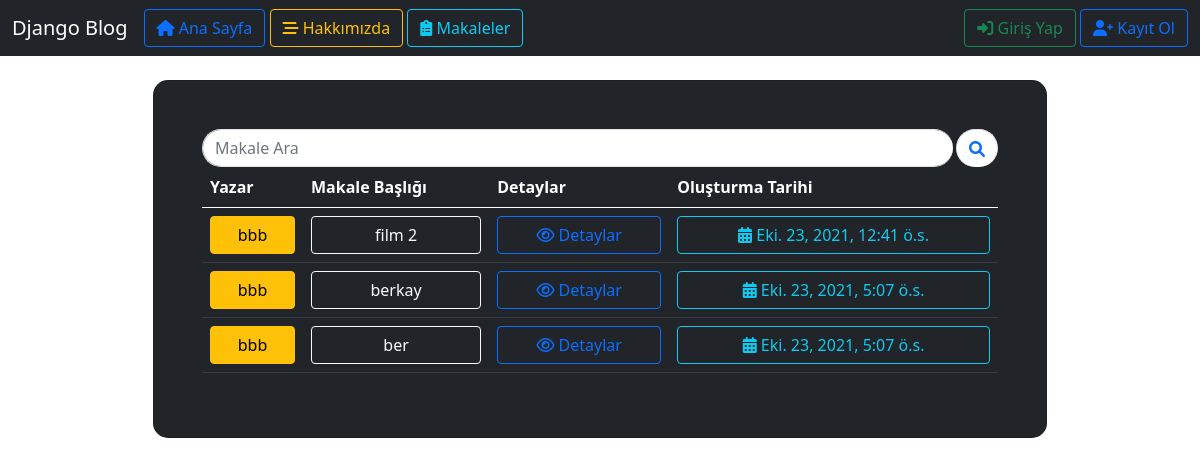
Page /articles/categorie/1 on the committed database.
### article/models.py (models this page shows, shortened)
class Article(models.Model):
    author     = models.ForeignKey("auth.User",on_delete=models.CASCADE,verbose_name="Yazar")
    title      = models.CharField(max_length=50,verbose_name="Başlık")
    content    = models.TextField(max_length=100,verbose_name="İçerik")
    createdDate= models.DateTimeField(auto_now_add=True,verbose_name="Oluşturma Tarihi")
    articleImage=models.FileField(blank=True,null=True)
    Atype      = models.ForeignKey(ArticleType,on_delete=models.CASCADE,null=True,blank=True)

### article/views.py (the view)
# urls.py: path("categorie/<int:id>", views.categorie, name="categorie"),
def categorie(request,id):
    keyword=request.GET.get("keyword")
    if keyword:
        articles=Article.objects.filter(title__contains=keyword,Atype_id=id)
        return render(request,"articlesCAT.html",{"articles":articles})
    else:
        articles=Article.objects.filter(Atype_id=id)
        return render(request,"articlesCAT.html",{"articles":articles})

### templates/articlesCAT.html (shortened to what this page needs)
{% extends 'layout.html' %}
{% load static %}
{% block styles %}
<link rel="stylesheet" href="{% static 'css/style.css' %}">
{% endblock%}
{% block body%}
{% include 'navbar.html' %}
{% if articles %}<br>
<div class="row d-flex justify-content-center align-items-center h-100">
<div class="col-0 col-md-1 col-lg-1 col-xl-9">
<div class="card bg-dark text-white" style="border-radius: 15px;">
<div class="card-body p-5">
    <form style="display:block">
       <div class="input-group">
          <input class="form-control border-end-0 border rounded-pill" type="search" name="keyword" placeholder="Makale Ara">&nbsp;<button class="btn btn-outline-primary bg-white border-bottom-0 border rounded-pill ms-n5" type="submit">
          <i class="fa fa-search"></i>
          </button>
       </div>
    </form>
   <table class="table table-hover table-dark">
      <thead>
         <tr>
            <th scope="col">Yazar</th>
            <th scope="col">Makale Başlığı</th>
            <th scope="col">Detaylar</th>
            <th scope="col">Oluşturma Tarihi</th>
         </tr>
      </thead>
      <tbody>
         {%for article in articles %}
         <tr>
            <th scope="row">
               <div class="d-grid gap-2"><a class="btn btn-warning">{{article.author}}</a></div>
            </th>
            <td>
               <div class="d-grid gap-2"><a class="btn btn-outline-light" href="/articles/details/{{article.id}}">{{article.title}}</a></div>
            </td>
            <td>
               <div class="d-grid gap-2"><a class="btn btn-outline-primary" href="/articles/details/{{article.id}}"><i class="far fa-eye"></i> Detaylar</a></div>
            </td>
            <td>
               <div class="d-grid gap-2"><a class="btn btn-outline-info" href=""><i class="fas fa-calendar-alt"></i> {{article.createdDate}}</a></div>
            </td>
         </tr>
         {%endfor%}
      </tbody>
   </table>
</div>
{% endif %}
{% endblock %}

### rows in the picture
Article: author "bbb", title "film 2", createdDate "Eki. 23, 2021, 12:41 ö.s."
Article: author "bbb", title "berkay", createdDate "Eki. 23, 2021, 5:07 ö.s."
Article: author "bbb", title "ber", createdDate "Eki. 23, 2021, 5:07 ö.s."
